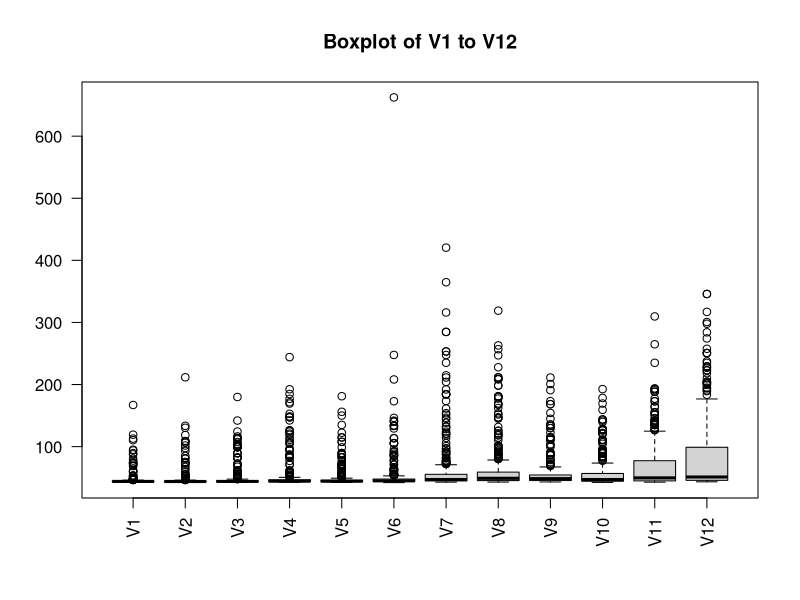
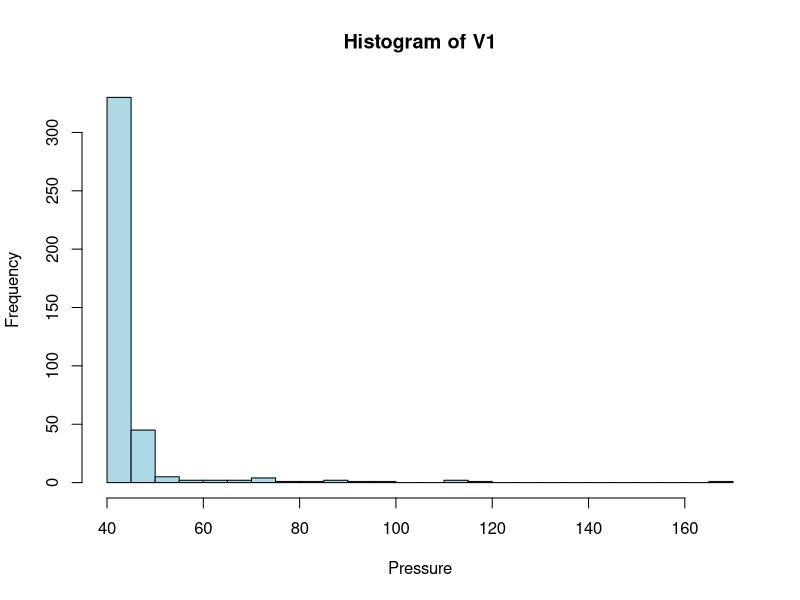
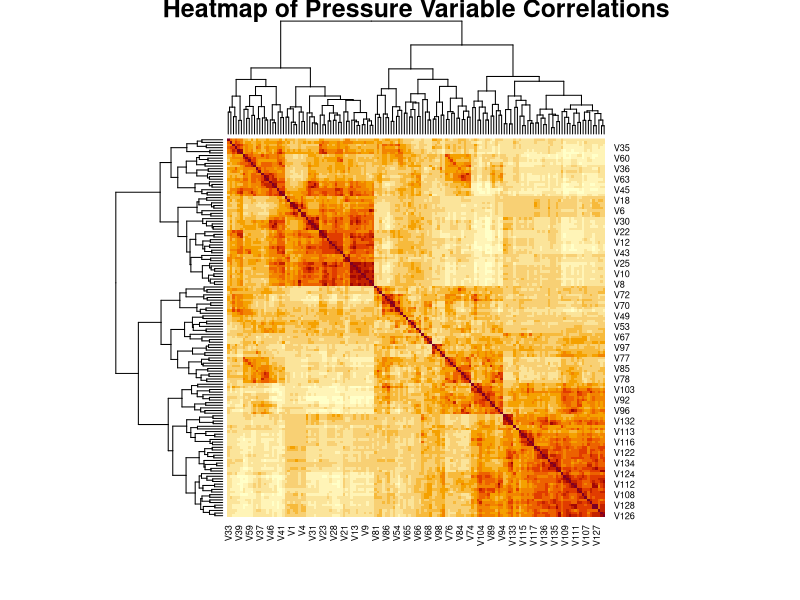
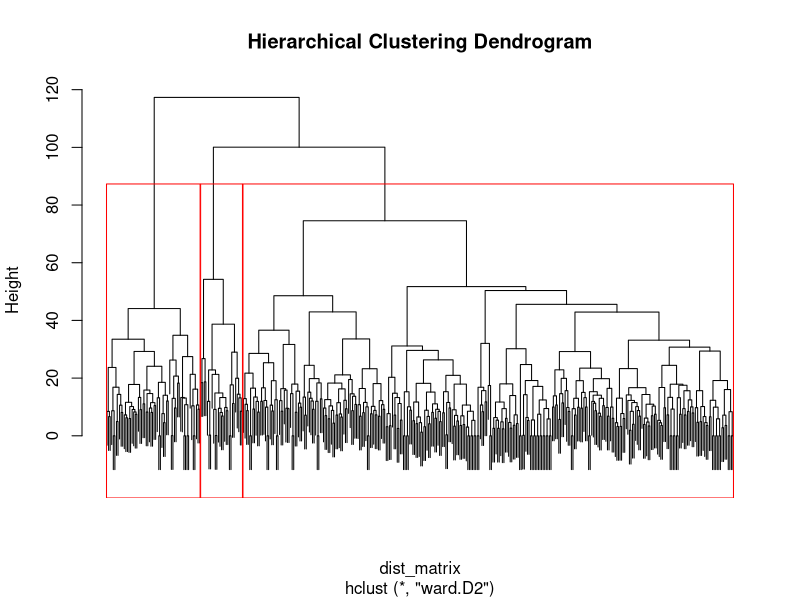
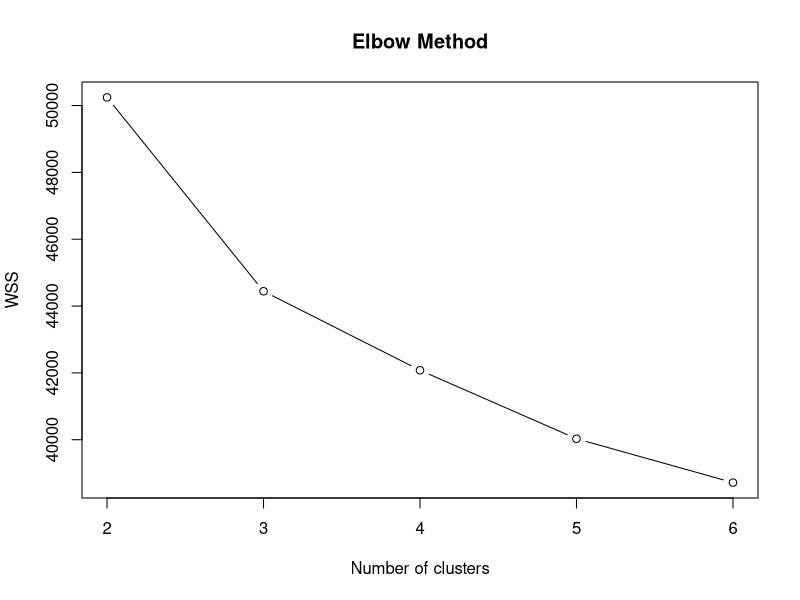
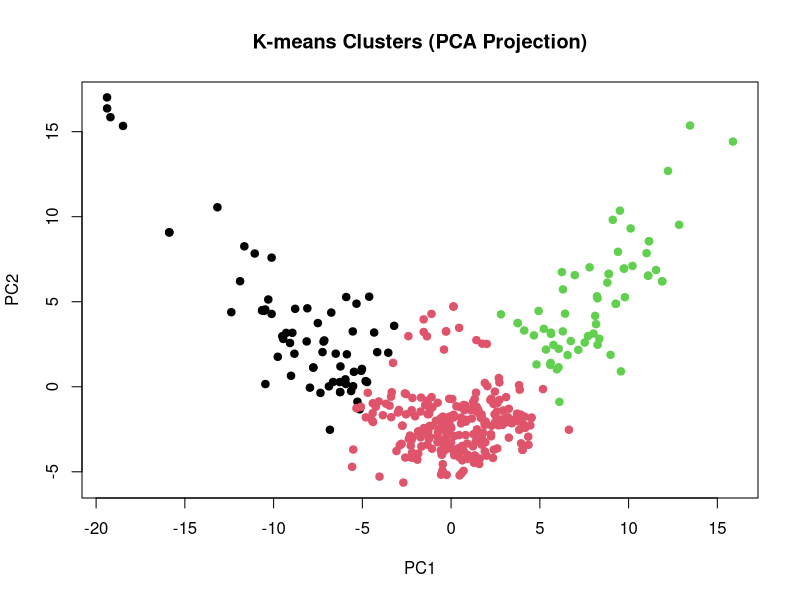
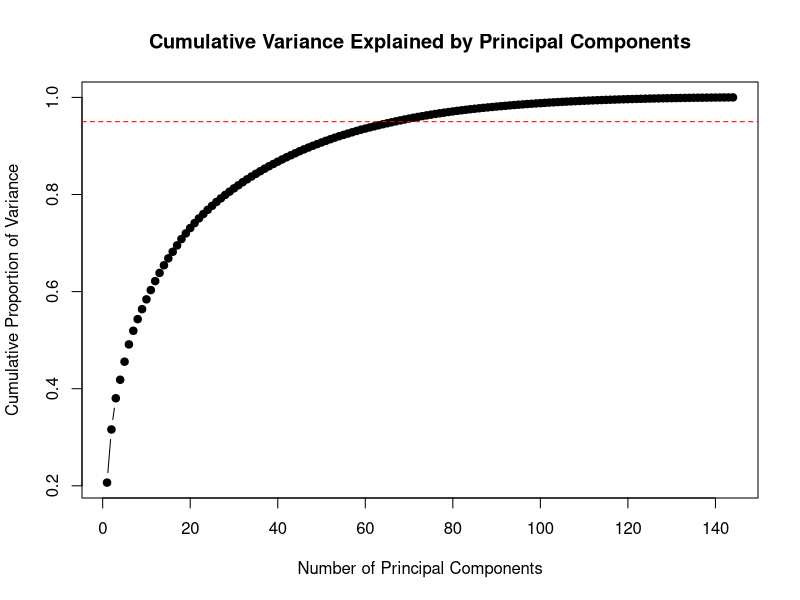
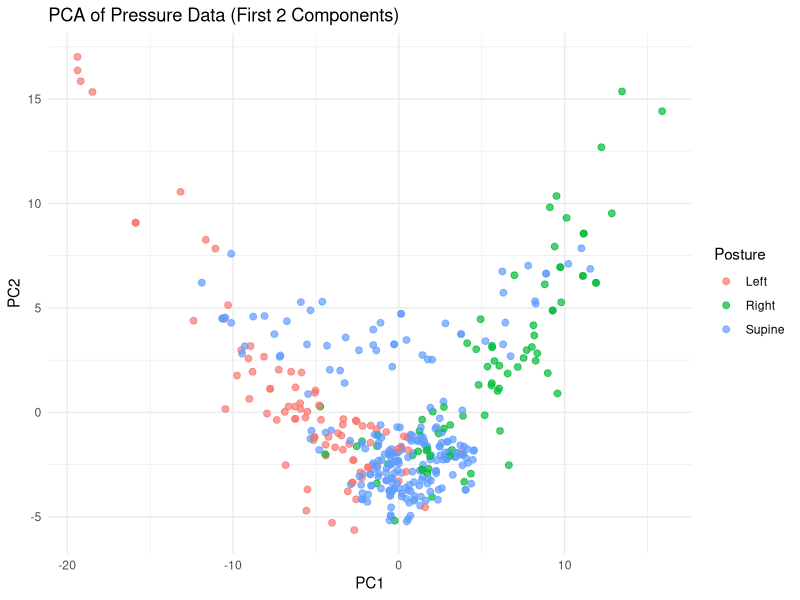

Reproduce these figures in R, in order.
## ---- chunk 1
# Load necessary package
library(dplyr)
## ---- chunk 2
# Set seed to student number
set.seed(24209758)
# Load the data
pressure_data <- read.csv("Pressure_Data.csv")
# Check the number of rows
nrow(pressure_data)  # Should be 462
# Randomly sample 400 rows
pressure_data_sample <- pressure_data %>% sample_n(400)
## ---- chunk 3
#Remove missing values in the factor variables
cleaned_data <- pressure_data_sample %>%
  filter(!is.na(Mattress_type) & !is.na(Position) & !is.na(Posture) & !is.na(Subject))
#Extract pressure variables V1 to V144
pressure_vars <- cleaned_data %>% select(starts_with("V"))
#Plot: Boxplots for first 12 variables to check distribution
boxplot(pressure_vars[, 1:12], main = "Boxplot of V1 to V12", las = 2)
#Plot: Histogram of a single variable, e.g., V1
hist(pressure_vars$V1, main = "Histogram of V1", xlab = "Pressure", col = "lightblue", breaks = 20)
#Plot: Correlation heatmap 
cor_matrix <- cor(pressure_vars)
heatmap(cor_matrix, main = "Heatmap of Pressure Variable Correlations", symm = TRUE)
## ---- chunk 4
#Select and scale pressure data
pressure_vars_scaled <- scale(cleaned_data %>% select(starts_with("V")))
#Hierarchical clustering
dist_matrix <- dist(pressure_vars_scaled)
hclust_result <- hclust(dist_matrix, method = "ward.D2")
#Plot dendrogram
plot(hclust_result, labels = FALSE, main = "Hierarchical Clustering Dendrogram")
rect.hclust(hclust_result, k = 3, border = "red")  # Example with 3 clusters
#K-means clustering (try different k, e.g., 2 to 6)
wss <- sapply(2:6, function(k){
  kmeans(pressure_vars_scaled, centers = k, nstart = 20)$tot.withinss
})
plot(2:6, wss, type = "b", main = "Elbow Method", xlab = "Number of clusters", ylab = "WSS")
#Choose k = 3 (say), then apply k-means
kmeans_result <- kmeans(pressure_vars_scaled, centers = 3, nstart = 25)
# Add cluster labels to data
clustered_data <- cleaned_data
clustered_data$HierCluster <- cutree(hclust_result, k = 3)
clustered_data$KMeansCluster <- kmeans_result$cluster
# Step 4: PCA for visualization
pca <- prcomp(pressure_vars_scaled)
plot(pca$x[,1:2], col = clustered_data$KMeansCluster, pch = 19,
     main = "K-means Clusters (PCA Projection)", xlab = "PC1", ylab = "PC2")
## ---- chunk 5
library(dplyr)
library(MASS)
library(caret)
#Prepare data
pressure_vars <- cleaned_data[, grep("^V", names(cleaned_data))]
response <- as.factor(cleaned_data$Posture)
#Fit LDA
lda_model <- lda(response ~ ., data = cbind(pressure_vars, response))
lda_pred <- predict(lda_model)
#Evaluate performance
conf_matrix <- table(Predicted = lda_pred$class, Actual = response)
print(conf_matrix)
accuracy <- sum(diag(conf_matrix)) / sum(conf_matrix)
cat("LDA Classification Accuracy:", round(accuracy, 3), "\n")
## ---- chunk 6
# Load necessary packages
library(ggplot2)
library(RColorBrewer)
#Extract and standardize pressure variables
pressure_vars <- cleaned_data %>% dplyr::select(starts_with("V"))
pressure_scaled <- scale(pressure_vars)
#Run PCA
pca_result <- prcomp(pressure_scaled)
#Plot cumulative variance explained
explained_variance <- summary(pca_result)$importance[3, ]  # cumulative proportion
plot(explained_variance, type = "b", pch = 19,
     main = "Cumulative Variance Explained by Principal Components",
     xlab = "Number of Principal Components", ylab = "Cumulative Proportion of Variance")
abline(h = 0.95, col = "red", lty = 2)  # 95% threshold
#Get PCA scores (first 2 PCs)
pc_scores <- as.data.frame(pca_result$x[, 1:2])
pc_scores$Posture <- cleaned_data$Posture
#Plot first two principal components colored by posture
ggplot(pc_scores, aes(x = PC1, y = PC2, color = Posture)) +
  geom_point(alpha = 0.7, size = 2) +
  theme_minimal() +
  labs(title = "PCA of Pressure Data (First 2 Components)", x = "PC1", y = "PC2")
#Visualize loadings as heatmaps for interpretation
#For this, reshape PC1 and PC2 loadings into a 16x9 matrix
pc1_loading <- matrix(pca_result$rotation[, 1], nrow = 16, ncol = 9, byrow = TRUE)
pc2_loading <- matrix(pca_result$rotation[, 2], nrow = 16, ncol = 9, byrow = TRUE)
# Optional heatmap visualisation (base R)
par(mfrow = c(1,2))
image(t(apply(pc1_loading, 2, rev)), main = "PC1 Loadings Heatmap", col = heat.colors(100), axes = FALSE)
image(t(apply(pc2_loading, 2, rev)), main = "PC2 Loadings Heatmap", col = heat.colors(100), axes = FALSE)
par(mfrow = c(1,1))
## ---- chunk 7
# Load libraries
library(MASS)
library(ggplot2)
#Get PC1 and PC2 with posture labels
pc_data <- as.data.frame(pca_result$x[, 1:2])
pc_data$Posture <- cleaned_data$Posture
#Fit LDA using PC1 and PC2
lda_pc <- lda(Posture ~ PC1 + PC2, data = pc_data)
#Create a grid for decision boundary
x_min <- min(pc_data$PC1) - 1
x_max <- max(pc_data$PC1) + 1
y_min <- min(pc_data$PC2) - 1
y_max <- max(pc_data$PC2) + 1
grid <- expand.grid(PC1 = seq(x_min, x_max, length.out = 200),
                    PC2 = seq(y_min, y_max, length.out = 200))
#Predict posture for each grid point
grid$Posture <- predict(lda_pc, newdata = grid)$class
#Plot decision boundaries and points
ggplot() +
  geom_tile(data = grid, aes(x = PC1, y = PC2, fill = Posture), alpha = 0.3) +
  geom_point(data = pc_data, aes(x = PC1, y = PC2, color = Posture), size = 2) +
  labs(title = "LDA Decision Boundaries in PCA Space",
       x = "Principal Component 1",
       y = "Principal Component 2") +
  theme_minimal() +
  scale_fill_brewer(palette = "Set2") +
  scale_color_brewer(palette = "Dark2")
## ---- chunk 8
library(MASS)
library(caret)
# Use scaled data (i.e., correlation matrix basis for PCA)
pressure_vars_scaled <- cleaned_data %>%
  dplyr::select(starts_with("V")) %>%
  scale()
subject <- as.factor(cleaned_data$Subject)
# PCA on correlation matrix (scale=TRUE is default when data is already scaled)
pca_result_subject <- prcomp(pressure_vars_scaled)
# Choose enough PCs to explain ~95% variance
expl_var <- summary(pca_result_subject)$importance[3, ]
num_pcs <- which(expl_var >= 0.95)[1]
cat("Number of PCs explaining 95% variance:", num_pcs, "\n")
# Create PCA scores dataframe
pca_scores <- as.data.frame(pca_result_subject$x[, 1:num_pcs])
pca_scores$Subject <- subject
# Train/test split (e.g., 70-30)
set.seed(42)
train_idx <- createDataPartition(pca_scores$Subject, p = 0.7, list = FALSE)
train_data <- pca_scores[train_idx, ]
test_data <- pca_scores[-train_idx, ]
# LDA
lda_model <- lda(Subject ~ ., data = train_data)
lda_pred <- predict(lda_model, test_data)$class
lda_acc <- mean(lda_pred == test_data$Subject)
cat("LDA Accuracy:", round(lda_acc, 3), "\n")
## ---- chunk 9
# Check count per Subject in training set
table(train_data$Subject)
## ---- chunk 10
# Load necessary libraries
library(pls)
library(caret)
library(dplyr)
#Load Subject_Info and calculate BMI
subject_info <- read.csv("Subject_Info_Data.csv")
#Convert Subject IDs to matching format
cleaned_data$Subject <- gsub("S", "", cleaned_data$Subject)
cleaned_data$Subject <- as.character(cleaned_data$Subject)
subject_info$Subject <- as.character(subject_info$Subject)
#Compute BMI = weight (kg) / height^2 (m^2)
subject_info$BMI <- subject_info$Weight.kg / ((subject_info$Height.cm / 100)^2)
#Merge BMI into pressure data
merged_data <- merge(cleaned_data, subject_info[, c("Subject", "BMI")], by = "Subject")
#Prepare predictor matrix X and response Y
X <- merged_data %>% dplyr::select(starts_with("V"))
Y <- merged_data$BMI
X_scaled <- scale(X)
#Split into training and test sets (70/30)
set.seed(123)
train_idx <- createDataPartition(Y, p = 0.7, list = FALSE)
X_train <- X_scaled[train_idx, ]
X_test <- X_scaled[-train_idx, ]
Y_train <- Y[train_idx]
Y_test <- Y[-train_idx]
#Fit Principal Components Regression model using cross-validation
pcr_model <- pcr(Y_train ~ X_train, scale = FALSE, validation = "CV")
#Plot CV results and find optimal number of components
validationplot(pcr_model, val.type = "MSEP", main = "PCR Cross-Validation - MSEP")
opt_ncomp <- which.min(pcr_model$validation$PRESS)
cat("Optimal number of components:", opt_ncomp, "\n")
#Predict BMI on test set using optimal number of components
Y_pred <- predict(pcr_model, newdata = X_test, ncomp = opt_ncomp)
#Evaluate prediction performance (RMSE)
rmse <- sqrt(mean((Y_test - Y_pred)^2))
cat("✅ Test RMSE:", round(rmse, 3), "\n")
